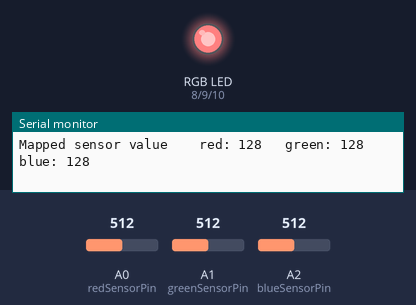
Simulated run of this sketch. Board: Arduino Uno, built with avr-gcc and run on an emulated ATmega328P. Shown: an RGB LED mixed from three pins (HIGH = lit), the last lines printed to the serial monitor. The test bench sets the inputs (shaded band); at power-on: A0 (redSensorPin) = 512, A1 (greenSensorPin) = 512, A2 (blueSensorPin) = 512. Dim RGB values are drawn brighter than linear.

Above: at 1.2 s.
1.3 s: A0 (redSensorPin) set to 497
At 1.7 s:
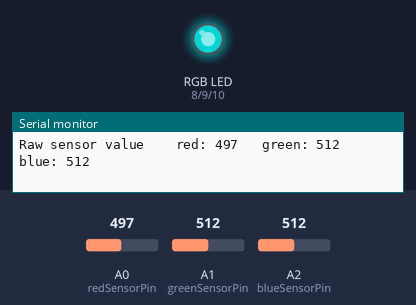
2.9 s: A1 (greenSensorPin) set to 410
At 4.3 s:
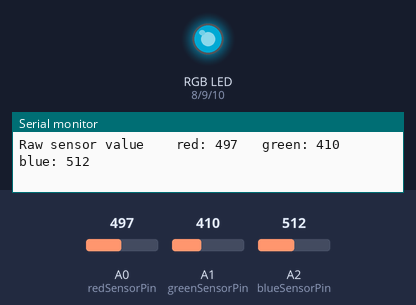
5.9 s: A1 (greenSensorPin) set to 382
At 7.1 s:
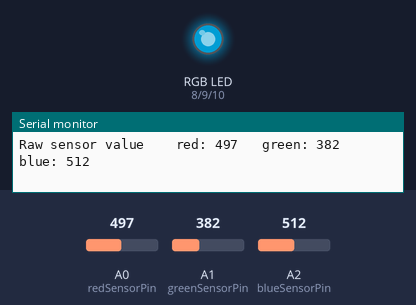
8.9 s: A2 (blueSensorPin) set to 417
At 10.4 s:
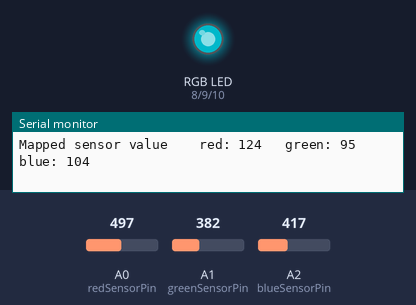
11.9 s: A2 (blueSensorPin) set to 384
At 13.4 s:
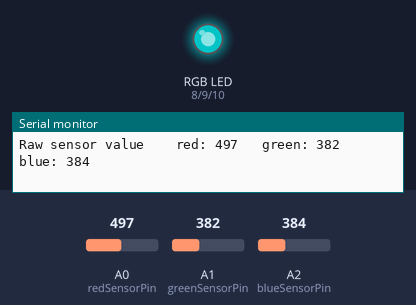
14.9 s: A2 (blueSensorPin) set to 716
At 15.7 s:
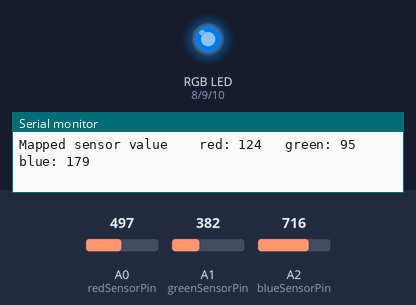
Timing chart, 0 to 17.5 s (numbered marks = the images above; inputs shaded):
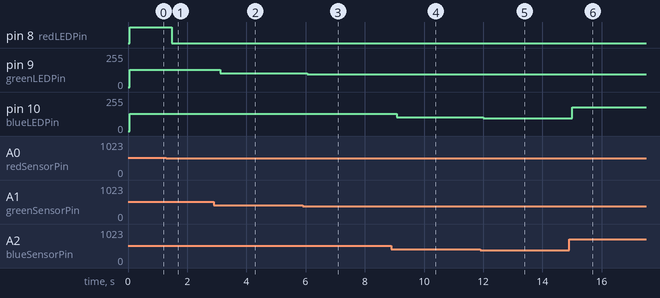

Measured:
- the behaviour switches between 512 and 511 on A0 (redSensorPin) (found by bisection; images 0 and 1)
- after the input at 1.3 s, pin 8 (redLEDPin): HIGH → LOW after 0.17 s
- after the input at 2.9 s, pin 9 (greenLEDPin): 128/255 → 102/255 after 0.21 s
- after the input at 5.9 s, pin 9 (greenLEDPin): 102/255 → 95/255 after 0.16 s
- after the input at 8.9 s, pin 10 (blueLEDPin): 128/255 → 104/255 after 0.19 s
- after the input at 11.9 s, pin 10 (blueLEDPin): 104/255 → 96/255 after 0.10 s
- after the input at 14.9 s, pin 10 (blueLEDPin): 96/255 → 179/255 after 0.11 s

The sketch:

sketch_3_colour_mixing_lamp.ino
```cpp
const int redLEDPin = 8;
const int greenLEDPin = 9;
const int blueLEDPin = 10;

const int redSensorPin = A0;
const int greenSensorPin = A1;
const int blueSensorPin = A2;

int redValue = 0;
int greenValue = 0;
int blueValue = 0;

int redSensorValue = 0;
int greenSensorValue = 0;
int blueSensorValue = 0;

void setup() {
  Serial.begin(9600);
  pinMode(greenLEDPin, OUTPUT);
  pinMode(redLEDPin, OUTPUT);
  pinMode(blueLEDPin, OUTPUT);

}

void loop() {
  redSensorValue = analogRead(redSensorPin);
  delay(5);
  greenSensorValue = analogRead(greenSensorPin);
  delay(5);
  blueSensorValue = analogRead(blueSensorPin);
  Serial.print("Raw sensor value \t red: ");
  Serial.print(redSensorValue);
  Serial.print("\t green: ");
  Serial.print(greenSensorValue);
  Serial.print("\t blue: ");
  Serial.print(blueSensorValue);
  Serial.print("\n");

  redValue = redSensorValue/4;
  greenValue = greenSensorValue/4;
  blueValue = blueSensorValue/4;

  Serial.print("Mapped sensor value \t red: ");
  Serial.print(redValue);
  Serial.print("\t green: ");
  Serial.print(greenValue);
  Serial.print("\t blue: ");
  Serial.print(blueValue);
  Serial.print("\n");

  analogWrite(redLEDPin, redValue);
  analogWrite(greenLEDPin, greenValue);
  analogWrite(blueLEDPin, blueValue);

}
```
